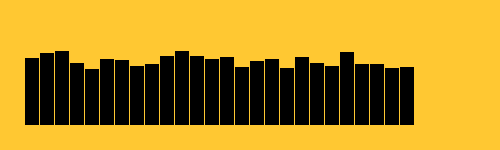
Frame 1 (no input)
Frame 60 (the mouse pressed at the canvas centre just before this capture): identical to frame 1, image omitted
Frame 120 (the mouse held since frame 60 and released just before this capture): identical to frame 1, image omitted

The Processing sketch that drew this single still picture (run headless with seeded random() and noise(); from frame 60 on, the mouse is pressed at the canvas centre):

// Processing sketch: weather_bars1
// ── weather_bars1.pde
float barw = 15;
int margin = 25;

void setup() {
  size(500, 150);
  noStroke();
  fill(0);
}

void draw() {
  background(255,200,50);
  for (int i=0; i < temp.length; i++) { //or i=i+1
    rect(i*barw+margin, height-margin, barw-1, -temp[i]);
  };
}

int[] temp = {
  67, 
  72, 
  74, 
  62, 
  56, 
  66, 
  65, 
  59, 
  61, 
  69, 
  74, 
  69, 
  66, 
  68, 
  58, 
  64, 
  66, 
  57, 
  68, 
  62, 
  59, 
  73, 
  61, 
  61, 
  57, 
  58
};
